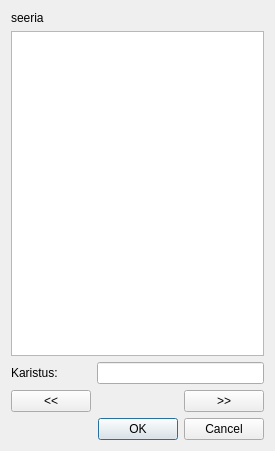
<?xml version="1.0" encoding="UTF-8"?>
<ui version="4.0">
 <class>LaskudeAken</class>
 <widget class="QDialog" name="LaskudeAken">
  <property name="geometry">
   <rect>
    <x>0</x>
    <y>0</y>
    <width>275</width>
    <height>451</height>
   </rect>
  </property>
  <property name="windowTitle">
   <string>Dialog</string>
  </property>
  <layout class="QGridLayout" name="gridLayout">
   <item row="0" column="0">
    <widget class="QLabel" name="seeriaSilt">
     <property name="text">
      <string>seeria</string>
     </property>
    </widget>
   </item>
   <item row="1" column="0" colspan="3">
    <widget class="QTableWidget" name="laskudeTabel"/>
   </item>
   <item row="2" column="0">
    <widget class="QLabel" name="karistusSilt">
     <property name="text">
      <string>Karistus:</string>
     </property>
    </widget>
   </item>
   <item row="2" column="1" colspan="2">
    <widget class="QLineEdit" name="karistusEdit"/>
   </item>
   <item row="3" column="2">
    <widget class="QPushButton" name="paremaleNupp">
     <property name="text">
      <string>&gt;&gt;</string>
     </property>
    </widget>
   </item>
   <item row="4" column="0" colspan="3">
    <widget class="QDialogButtonBox" name="buttonBox">
     <property name="orientation">
      <enum>Qt::Horizontal</enum>
     </property>
     <property name="standardButtons">
      <set>QDialogButtonBox::Cancel|QDialogButtonBox::Ok</set>
     </property>
    </widget>
   </item>
   <item row="3" column="0">
    <widget class="QPushButton" name="vasakuleNupp">
     <property name="text">
      <string>&lt;&lt;</string>
     </property>
    </widget>
   </item>
  </layout>
 </widget>
 <resources/>
 <connections>
  <connection>
   <sender>buttonBox</sender>
   <signal>accepted()</signal>
   <receiver>LaskudeAken</receiver>
   <slot>accept()</slot>
   <hints>
    <hint type="sourcelabel">
     <x>248</x>
     <y>254</y>
    </hint>
    <hint type="destinationlabel">
     <x>157</x>
     <y>274</y>
    </hint>
   </hints>
  </connection>
  <connection>
   <sender>buttonBox</sender>
   <signal>rejected()</signal>
   <receiver>LaskudeAken</receiver>
   <slot>reject()</slot>
   <hints>
    <hint type="sourcelabel">
     <x>316</x>
     <y>260</y>
    </hint>
    <hint type="destinationlabel">
     <x>286</x>
     <y>274</y>
    </hint>
   </hints>
  </connection>
 </connections>
</ui>
